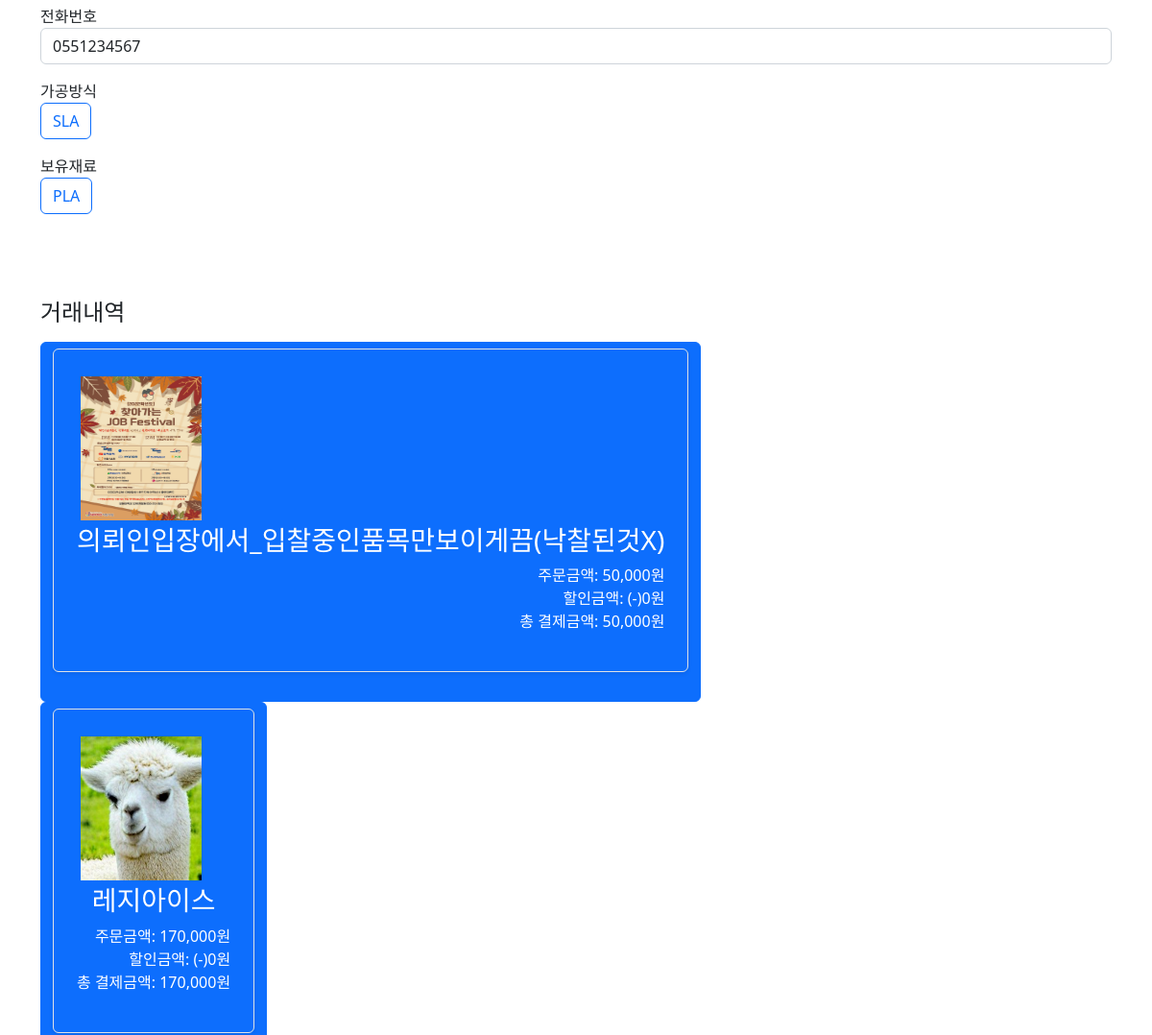
The page /common/mypage/ (signed in, middle part) on the database as committed earlier.
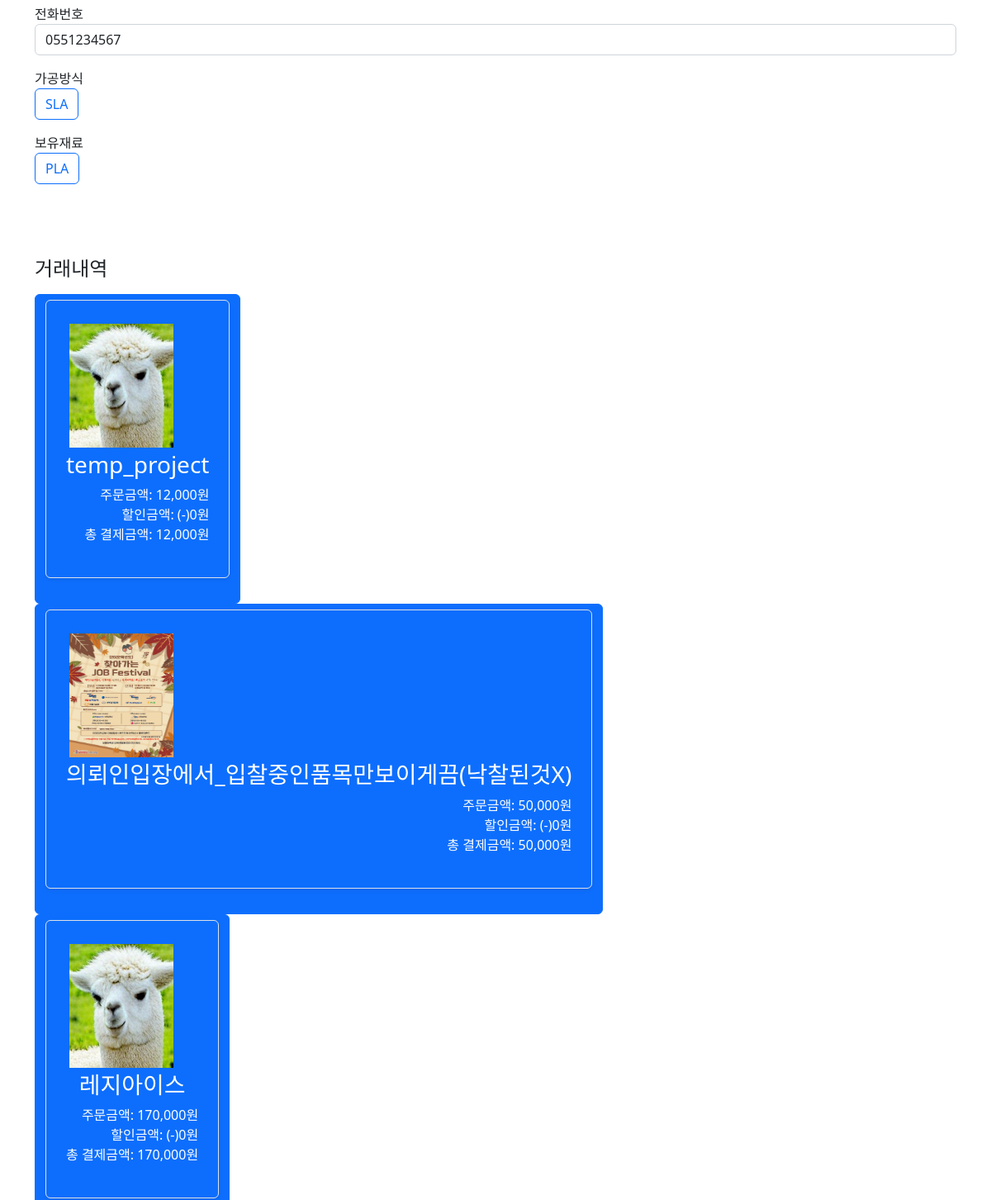
The same page on the database as committed later.
### common/models.py (models this page shows)
class User(AbstractUser):
    flag = models.CharField(max_length=20)
    last_name = None
    TEL = models.CharField(max_length=20)
    address = models.CharField(max_length=100)
    equipment_id1 = models.CharField(max_length=50, blank=True)
    equipment_id2 = models.CharField(max_length=50, blank=True)
    equipment_id3 = models.CharField(max_length=50, blank=True)
    equipment_id4 = models.CharField(max_length=50, blank=True)
    equipment_id5 = models.CharField(max_length=50, blank=True)

### sell/models.py (models this page shows)
class Equipment(models.Model):
    method = models.CharField(max_length=50)
    material = models.CharField(max_length=100)

### trade/models.py (models this page shows)
class Trade(models.Model):
    trade_id = models.UUIDField(primary_key=True, default=uuid.uuid4, editable=False)
    estimate_id = models.OneToOneField(Estimate, on_delete=models.CASCADE)
    bid_id = models.OneToOneField(Bid, on_delete=models.CASCADE)
    success_date = models.DateTimeField()
    product_state = models.CharField(max_length= 20)

class Estimate(models.Model):
    estimate_id = models.UUIDField(primary_key=True, default=uuid.uuid4, editable=False)
    buyer_id = models.ForeignKey(User, on_delete=models.CASCADE)
    project_name = models.CharField(max_length=200)
    material = models.CharField(max_length=15)
    method = models.CharField(max_length=15)
    pieces = models.IntegerField()
    detail = models.TextField()
    drawing = models.FileField()
    reg_date = models.DateTimeField()
    canBid = models.BooleanField(default=True)

class Bid(models.Model):
    bid_id = models.UUIDField(primary_key=True, default=uuid.uuid4, editable=False)
    seller_id = models.ForeignKey(User, on_delete=models.CASCADE)
    estimate_id = models.ForeignKey(Estimate, on_delete=models.CASCADE)
    price = models.IntegerField()
    bid_date = models.DateTimeField()
    finished = models.BooleanField()

### common/views.py (the view)
# urls.py: path('mypage/', views.mypage, name='mypage')
def mypage(request):
    user = request.user
    if user.flag == "SELLER":
        equipment = Equipment.objects.get(pk=user.equipment_id1)
        method = equipment.method
        materials = equipment.material.split('/')
        bid_log = Bid.objects.filter(seller_id=user, finished=True)
        trade_log = Trade.objects.filter(bid_id__in=bid_log).order_by('-success_date')
    elif user.flag == "BUYER":
        method, materials = '', ''
        estimate_log = Estimate.objects.filter(buyer_id=user)
        trade_log = Trade.objects.filter(estimate_id__in=estimate_log).order_by('-success_date')
    return render(request, 'common/temp/마이페이지.html', {
                                                        'method': method,
                                                        'materials': materials,
                                                        'trade_log': trade_log,
                                                        })

### common/templatetags/convertPassword.py (called while the page is built)
@register.filter
def convertPassword(value):
    value = "********"
    return value

### templates/common/temp/마이페이지.html (shortened to what this page needs)
{% extends 'base.html' %}
{% load convertPassword %}
{% load humanize %}
{% load static %}
{% block content %}
    <div class="container">
        <div class="input-form col-md-12 mx-auto"><br>
            <form class="mypage-form" method="post" action="">
                <div class="mb-3">
                    <label for="TEL">전화번호</label>
                    <label type="text" class="form-control" name="TEL" id="TEL" value="" required> {{ user.TEL }} </label>
                </div>
                {% if user.flag == "SELLER" %}
                <fieldset>
                    <div id="pre_set">
                        <div class="mb-3">
                            <label for="method">가공방식</label><br>
                            <div class="btn-group" role="group" aria-label="Basic checkbox toggle button group">
                                <label class="btn btn-outline-primary" for="btncheck1"> {{  method }}</label>
                                </div>
                        </div>
                        <div class="mb-3">
                            <label for="material">보유재료</label><br>
                            <div class="btn-group" role="group" aria-label="Basic checkbox toggle button group">
                                {% for material in materials %}
                                <label class="btn btn-outline-primary" for="btncheck7">{{ material }}</label>
                                {% endfor %}
                            </div>
                        </div><br><br>
                    </div>
                </fieldset>
                {% endif %}
            </form>
        </div>
        <div class="input-form col-md-12 mx-auto"><br>
            <h4 class="mb-3"> 거래내역 </h4>
            <form class="trade_history-form" method="post" action="">
                {% if user.flag == "BUYER" %}
                    {% for trade in trade_log %}
                        <button type="button" class="btn btn-primary" data-bs-toggle="modal" data-bs-target="#exampleModal">
                            <div class="row">
                                <div class="col">
                                <div class="row g-0 border rounded overflow-hidden flex-md-row mb-4 shadow-sm h-md-250 position-relative">
                                    <div class="col-auto d-none d-lg-block" style="text-align: center;">
                                        <div class="row p-1">
                                            <img style="width: 150px; height: 150px"src="{{ trade.estimate_id.drawing.url }}" alt="도안 이미지">
                                        </div>
                                    </div>
                                    <div class="col p-4 d-flex flex-column position-static">
                                        <h3 class="mb">{{ trade.estimate_id.project_name }}</h3>
                                        <div style="color: white; text-align: right;" >
                                            <p>주문금액: {{ trade.bid_id.price | intcomma }}원<br>
                                                할인금액: (-)0원<br>
                                                총 결제금액: {{ trade.bid_id.price | intcomma}}원</p>
                                        </div>
                                    </div>
                                </div>
                                </div>
                            </div>
                        </button><br>
                        <div class="modal fade" id="exampleModal" tabindex="-1" aria-labelledby="exampleModalLabel" aria-hidden="true">
                            <div class="modal-dialog modal-lg">
                            <div class="modal-content">
                                <div class="modal-header">
                                <h1 class="modal-title fs-5" id="exampleModalLabel">거래내역</h1>
                                <button type="button" class="btn-close" data-bs-dismiss="modal" aria-label="Close"></button>
                                </div>
                                <div class="modal-body">
                                    <p style="color: gray; text-align: right;">결제일 :{{trade.success_date}}</p>
                                <div class="row">
                                    <div class="col">
                                        <div class="row g-0 border rounded overflow-hidden flex-md-row mb-4 shadow-sm h-md-250 position-relative">
                                            <div class="col-auto d-none d-lg-block" style="text-align: center;">
                                                <div class="row p-1">
                                                    <img style="width: 150px; height: 150px"src="{{ trade.estimate_id.drawing.url }}" alt="">
                                                    <a href="#" class="btn btn-sm btn-secondary border-white bg-gray">도면상세보기</a>
                                                </div>
                                            </div>
                                            <div class="col p-4 d-flex flex-column position-static">
                                                <h3 class="mb">{{ trade.estimate_id.project_name }}</h3>
                                                <p class="mb-auto">수량: {{ trade.estimate_id.pieces }}개</p>
                                                <p class="mb-auto">재료: {{ trade.estimate_id.material }}</p>
                                                <p class="mb-auto">방식: {{ trade.estimate_id.method }}</p>
                                                <p class="mb-auto">요청사항: {{ trade.estimate_id.detail }}</p>
                                            </div>
                                        </div>
                                    </div>
                                </div>
                                <div class="row mb-2">
                                    <div class="col-md-6">
                                    <header>제작자 정보</header>
                                        <div class="row g-0 border rounded overflow-hidden flex-md-row mb-4 shadow-sm h-md-250 position-relative">
                                        <div class="col-auto d-none d-lg-block">
                                            <p>{{ trade.bid_id.seller_id.username }}</p>
                                            <img src="images/Anonymous.png" style="width=150px; height=150px;" alt="판매자">
                                        </div>
                                        <div class="col p-4 d-flex flex-column position-static">
                                            <p>주소: {{ trade.bid_id.seller_id.address }} <br>
                                                연락처: {{ trade.bid_id.seller_id.TEL }} <br>
                                                입찰가격: {{ trade.bid_id.price | intcomma}}원 <br>
                                                대기작업수: 7 <br>
                                                예상 작업완료일자: 22.10.21
                                            </p>
                                        </div>
                                        </div>
                                    </div>
                                    <div class="col-md-6">
                                        <div class="row g-0  overflow-hidden flex-md-row mb-4 h-md-250 position-relative">
                                        <div style="color: gray; text-align: right;" >
                                            <p>주문금액: {{trade.bid_id.price | intcomma}}원<br>
                                                할인금액: (-)0원<br>
                                                총 결제금액: {{trade.bid_id.price | intcomma}}원</p>
                                        </div>
                                        </div>
                                    </div>
                                    </div>
                                </div>
                            </div>
                            </div>
                        </div>
                    {% endfor %}
                {% else %}
                    {% for trade in trade_log %}
                        <button type="button" class="btn btn-primary" data-bs-toggle="modal" data-bs-target="#exampleModal">
                            <div class="row">
                                <div class="col">
                                <div class="row g-0 border rounded overflow-hidden flex-md-row mb-4 shadow-sm h-md-250 position-relative">
                                    <div class="col p-4 d-flex flex-column position-static">
                                                <div class="col-auto d-none d-lg-block" style="text-align: center;">
                                                    <div class="row p-1">
                                                        <img style="width: 150px; height: 150px"src="{{ trade.estimate_id.drawing.url }}" alt="">
                                                    </div>
                                                </div>
                                                <h3 class="mb">{{ trade.estimate_id.project_name }}</h3>
                                        <div style="color: white; text-align: right;" >
                                            <p>주문금액: {{trade.bid_id.price | intcomma}}원<br>
                                                할인금액: (-)0원<br>
                                                총 결제금액: {{trade.bid_id.price | intcomma}}원
                                            </p>
                                        </div>
                                    </div>
                                </div>
                                </div>
                                </div>
                            </button><br>
                    {% endfor %}
                {% endif %}
            </form>
        </div>
    </div>
{% endblock %}

### templates/base.html (shortened to what this page needs)
<!DOCTYPE html>
<html lang="en">
    <head>
        <link href="https://cdn.jsdelivr.net/npm/bootstrap@5.2.2/dist/css/bootstrap.min.css" rel="stylesheet">
    </head>
    <body class="d-flex flex-column min-vh-100">
        {% block content %}
        {% endblock content %}
    </body>
</html>

Rows that differ between the two databases and show on the page:
added Trade: estimate_id.drawing (picture), estimate_id.project_name "temp_project", bid_id.price "12,000"
